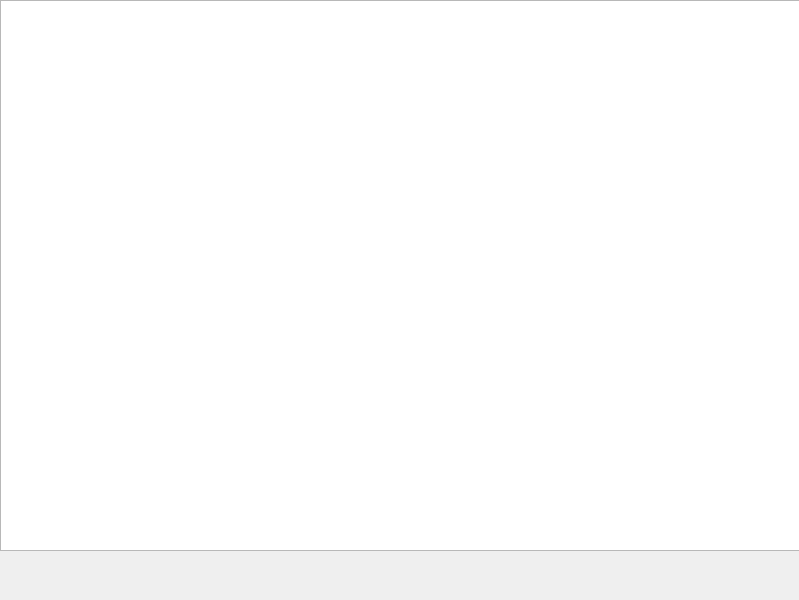
<?xml version="1.0" encoding="UTF-8"?>
<ui version="4.0">
 <class>UserLoans</class>
 <widget class="QMainWindow" name="UserLoans">
  <property name="geometry">
   <rect>
    <x>0</x>
    <y>0</y>
    <width>799</width>
    <height>600</height>
   </rect>
  </property>
  <property name="windowTitle">
   <string>MainWindow</string>
  </property>
  <widget class="QWidget" name="centralwidget">
   <widget class="QTableView" name="loans">
    <property name="geometry">
     <rect>
      <x>0</x>
      <y>0</y>
      <width>801</width>
      <height>551</height>
     </rect>
    </property>
   </widget>
  </widget>
  <widget class="QMenuBar" name="menubar">
   <property name="geometry">
    <rect>
     <x>0</x>
     <y>0</y>
     <width>799</width>
     <height>26</height>
    </rect>
   </property>
  </widget>
  <widget class="QStatusBar" name="statusbar">
   <property name="sizeGripEnabled">
    <bool>false</bool>
   </property>
  </widget>
 </widget>
 <resources/>
 <connections/>
</ui>
